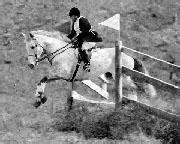
#> input picture orientation/a.jpg, 180 x 144 px
$ python plot_canny.py   (older library calls are emulated)
#> lines starting #> are read from the running program, lines starting #| are printed output that depends on the picture; after the words box and inside, x2 and y2 are one past the last pixel; in counts of white or black regions, pixels touching at a corner belong together
"""
===================
Canny edge detector
===================

The Canny filter is a multi-stage edge detector. It uses a filter based on the
derivative of a Gaussian in order to compute the intensity of the gradients.The
Gaussian reduces the effect of noise present in the image. Then, potential
edges are thinned down to 1-pixel curves by removing non-maximum pixels of the
gradient magnitude. Finally, edge pixels are kept or removed using hysteresis
thresholding on the gradient magnitude.

The Canny has three adjustable parameters: the width of the Gaussian (the
noisier the image, the greater the width), and the low and high threshold for
the hysteresis thresholding.

"""
import numpy as np
import matplotlib.pyplot as plt
from scipy import ndimage as ndi

from skimage import feature,io
from skimage.color import rgb2grey

# Generate noisy image of a square
im=io.imread('a.jpg')
#> im is the input picture: shape (144, 180, 3); min 0, max 255, mean 130.1
im=rgb2grey(im)
#> im: shape (144, 180) float64
# Compute the Canny filter for two values of sigma
edges1 = feature.canny(im,sigma=2.5)
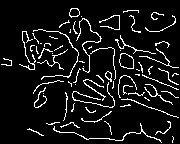
#> edges1: shape (144, 180) bool; 8.7% white in thin lines or dots
edges2 = feature.canny(im, sigma=3)
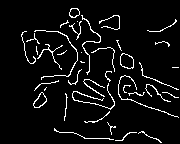
#> edges2: shape (144, 180) bool; 6.1% white in thin lines or dots, all inside (x1, y1, x2, y2) = (21, 8, 179, 143)

# display results
fig, (ax1, ax2, ax3) = plt.subplots(nrows=1, ncols=3, figsize=(8, 3),
                                    sharex=True, sharey=True)

ax1.imshow(im, cmap=plt.cm.gray)
ax1.axis('off')
ax1.set_title('noisy image', fontsize=20)

ax2.imshow(edges1, cmap=plt.cm.gray)
ax2.axis('off')
ax2.set_title('Canny filter, $\sigma=2.5$', fontsize=20)

ax3.imshow(edges2, cmap=plt.cm.gray)
ax3.axis('off')
ax3.set_title('Canny filter, $\sigma=3$', fontsize=20)

fig.tight_layout()
plt.show()
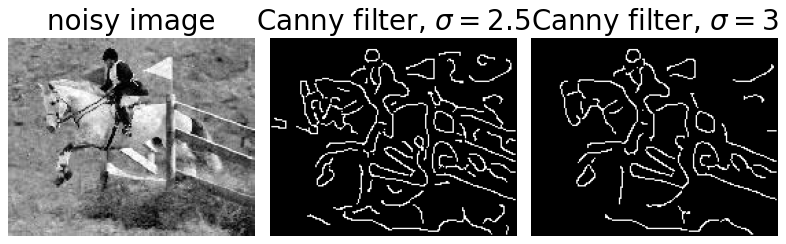
#> figure drawn by matplotlib, 3 panels
io.imshow(edges1)
io.show()
